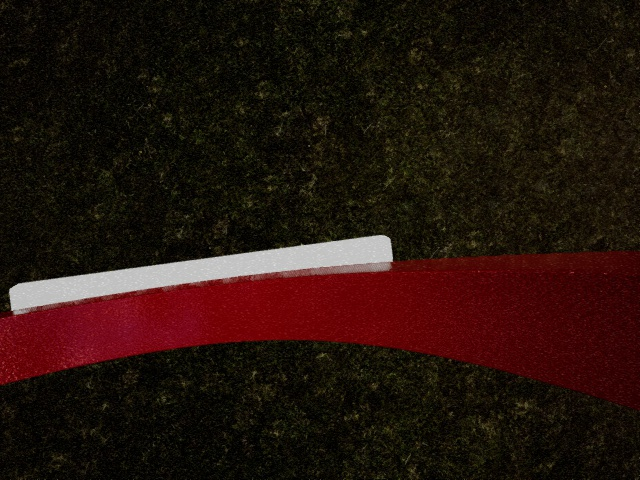
//> input picture ColorSegmentation/11.jpg, 640 x 480 px
$ ./main   (built with g++ and OpenCV 4)
//> lines starting //> are read from the running program, lines starting //| are printed output that depends on the picture
//> further down, ori is the input picture: 480 rows x 640 cols, CV_8UC3; mean B, G, R 13.3, 19.5, 37.5
#include<iostream>

#include<opencv2/highgui.hpp>
#include<opencv2/core.hpp>
#include<opencv2/opencv.hpp>

//threshold 代表一个阈值
//当红色像素数少于这个阈值时，返回true，认为钻圈完成
//当红色像素数超过这个阈值时，返回false，认为正在钻圈
bool colorFilter(cv::Mat &inputImage,int threshold)
{
//> called with threshold = 100
	cv::Mat hsv;
	cv::cvtColor(inputImage, hsv, CV_BGR2HSV);
//> hsv: 480 rows x 640 cols, CV_8UC3; mean H, S, V 38.3, 189.2, 37.6
	//用来记录图像中红色像素的数目，初始化为图像像素总数，
	int pixel_size = hsv.rows*hsv.cols;
//> pixel_size = 307200
	hsv.at<cv::Vec3b>(0,0);
	for (int i = 0; i < hsv.rows; ++i)
	{
		for (int j = 0; j < hsv.cols; ++j)
		{
			//CvScalar s_hsv = cvGet2D(&hsv, i, j);//获取像素点为（j, i）点的HSV的值
		    //opencv 的H范围是0~180，红色的H范围大概是(0~8)∪(160,180)
		    //S是饱和度，一般是大于一个值,S过低就是灰色（参考值S>80)，
		    //V是亮度，过低就是黑色，过高就是白色(参考值220>V>50)。
			//CvScalar s;
			if (!((hsv.at<cv::Vec3b>(i,j)[0]> 0 && hsv.at<cv::Vec3b>(i, j)[0] < 8) || (hsv.at<cv::Vec3b>(i, j)[0] > 160&& hsv.at<cv::Vec3b>(i,j)[0] < 180)))
			{
				hsv.at<cv::Vec3b>(i, j)[0] = 0;
				hsv.at<cv::Vec3b>(i, j)[1] = 0;
				hsv.at<cv::Vec3b>(i, j)[2] = 0;
				--pixel_size;
			}
		}
	}
//> this loop made 480 passes
//> pixel_size on passes 1 to 3: 306583, 305954, 305321
//> hsv: 480 rows x 640 cols, CV_8UC3; mean H, S, V 20.2, 32.8, 13.7
//> after the loop, pixel_size = 44478
	cv::Mat rgb;
	cv::cvtColor(hsv, rgb, CV_HSV2BGR);
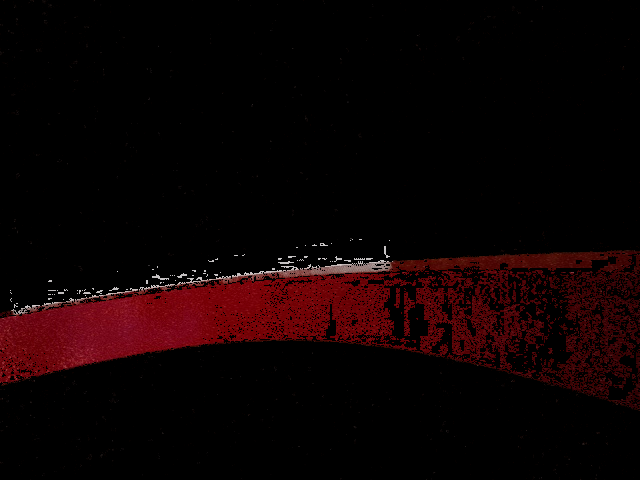
//> rgb: 480 rows x 640 cols, CV_8UC3; mean B, G, R 2.4, 1.8, 13.7
	cv::imwrite("aft_11.jpg",rgb);
	cv::namedWindow("aft_segmentation");
	cv::imshow("aft_segmentation", rgb);
	cv::waitKey(3);
	std::cout << "红色像素数：" <<pixel_size<<std::endl;
//| 红色像素数：44478
	if (pixel_size < threshold)
		return true;
	else
		return false;
}

int main() {
	cv::Mat ori = cv::imread("11.jpg");
	if (ori.data) {
		cv::namedWindow("original");
		cv::imshow("original", ori);
		cv::waitKey(3);

		bool b = colorFilter(ori, 100);
//> b = false
			if (b)
				std::cout << "成功钻圈" << std::endl;
			else
				std::cout << "正在钻圈中" << std::endl;
		}
	 else
		std::cout << "图片未读入" << std::endl;

	cv::destroyAllWindows();

	return 0;
}

$ run again, with ColorSegmentation/1.jpg copied over ColorSegmentation/11.jpg
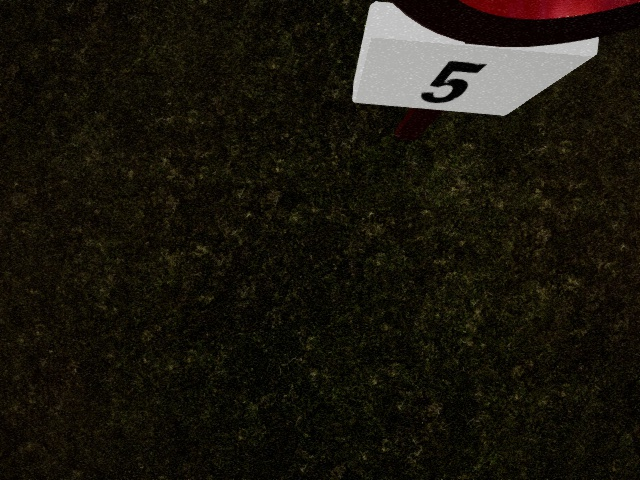
//> input picture ColorSegmentation/1.jpg, 640 x 480 px
//> ori is the input picture: 480 rows x 640 cols, CV_8UC3; mean B, G, R 14.7, 22.7, 26.2
//> the loop in colorFilter, `for (int i = 0; i < hsv.rows; ++i)` made 480 passes
//> pixel_size on passes 1 to 3: 306755, 306313, 305870
//> after the loop in colorFilter, `for (int i = 0; i < hsv.rows; ++i)`: pixel_size = 8880
//> in colorFilter, `cv::cvtColor(hsv, rgb, CV_HSV2BGR);`:
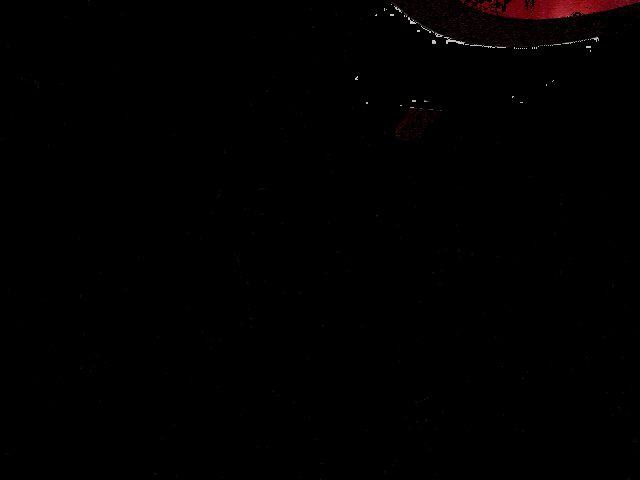
//> rgb: 480 rows x 640 cols, CV_8UC3; mean B, G, R 0.4, 0.4, 1.3
//| 红色像素数：8880
//> b = false

$ run again, with ColorSegmentation/10.jpg copied over ColorSegmentation/11.jpg
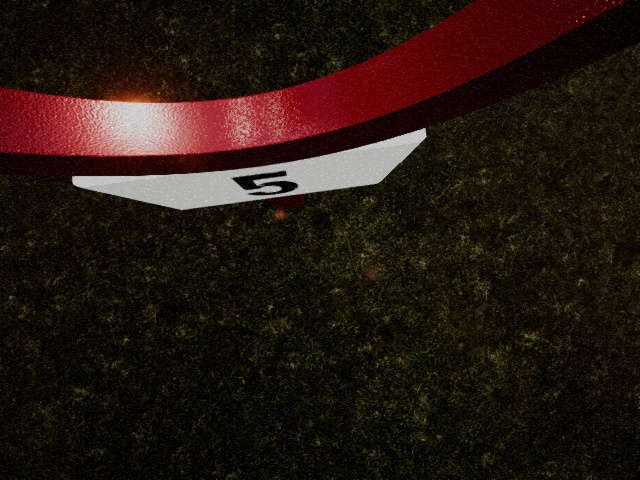
//> input picture ColorSegmentation/10.jpg, 640 x 480 px
//> ori is the input picture: 480 rows x 640 cols, CV_8UC3; mean B, G, R 16.7, 23.5, 37.4
//> the loop in colorFilter, `for (int i = 0; i < hsv.rows; ++i)` made 480 passes
//> pixel_size on passes 1 to 3: 306673, 306135, 305581
//> after the loop in colorFilter, `for (int i = 0; i < hsv.rows; ++i)`: pixel_size = 40558
//> in colorFilter, `cv::cvtColor(hsv, rgb, CV_HSV2BGR);`:
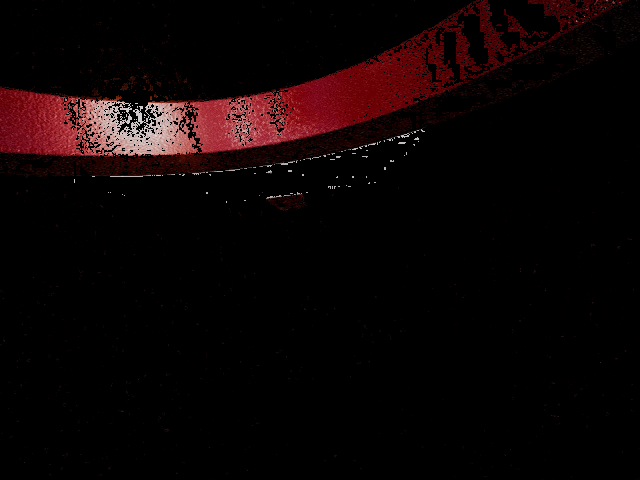
//> rgb: 480 rows x 640 cols, CV_8UC3; mean B, G, R 4.5, 4.2, 12.8
//| 红色像素数：40558
//> b = false

$ run again, with ColorSegmentation/3.jpg copied over ColorSegmentation/11.jpg
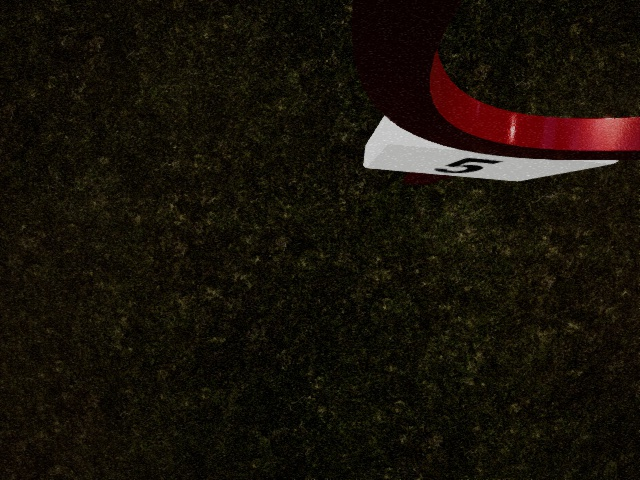
//> input picture ColorSegmentation/3.jpg, 640 x 480 px
//> ori is the input picture: 480 rows x 640 cols, CV_8UC3; mean B, G, R 10.1, 17.9, 23.6
//> the loop in colorFilter, `for (int i = 0; i < hsv.rows; ++i)` made 480 passes
//> pixel_size on passes 1 to 3: 306640, 306078, 305511
//> after the loop in colorFilter, `for (int i = 0; i < hsv.rows; ++i)`: pixel_size = 13463
//> in colorFilter, `cv::cvtColor(hsv, rgb, CV_HSV2BGR);`:
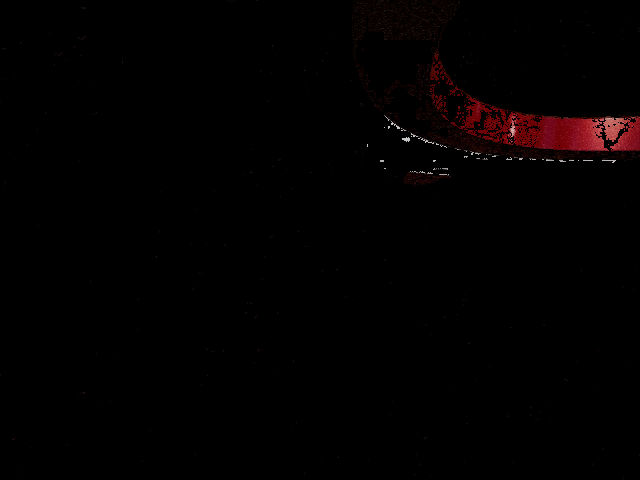
//> rgb: 480 rows x 640 cols, CV_8UC3; mean B, G, R 0.7, 0.6, 2.8
//| 红色像素数：13463
//> b = false
